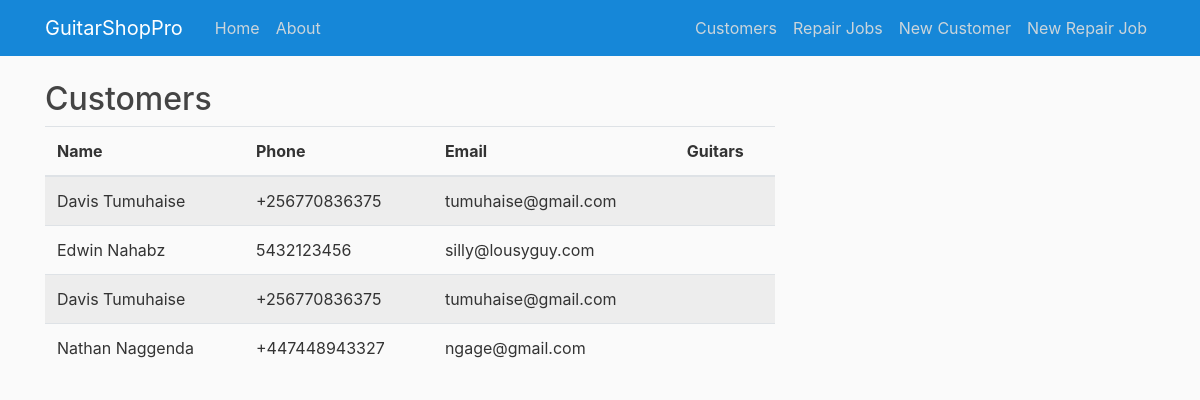
Before: /customers/view with the older database file.
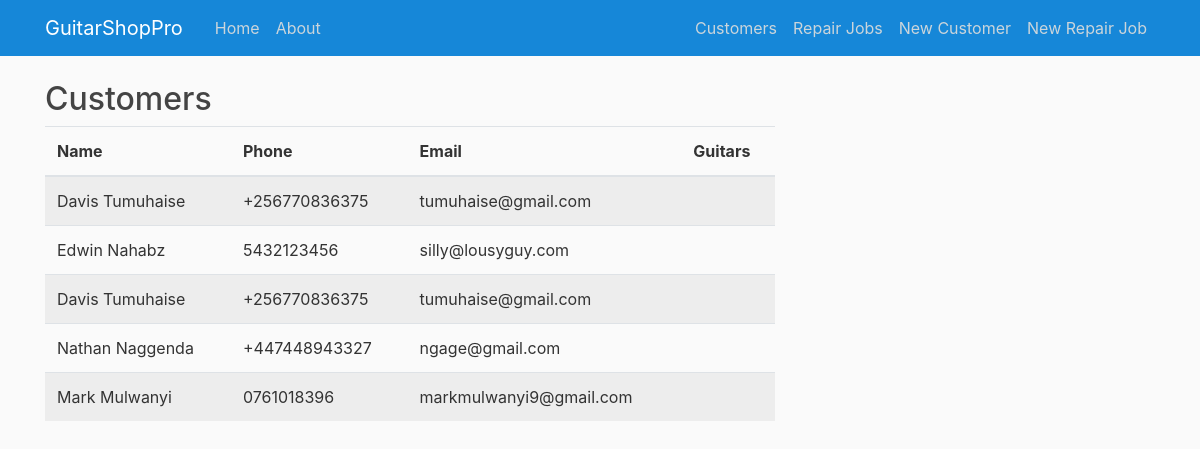
After: the same page with the newer database file.
### app/models.py (models this page shows, shortened)
class Customer(db.Model):
    id = db.Column(db.Integer, primary_key=True)
    firstname = db.Column(db.String(50), nullable=False)
    lastname = db.Column(db.String(50), nullable=False)
    phone = db.Column(db.String(20), nullable=False)
    email = db.Column(db.String(120), nullable=True)
    guitars = db.relationship('Guitar', backref='customer', lazy=True)

### app/routes.py (the view)
@app.route('/customers/view', methods=['GET', 'POST'])
def view_customers():
    customers = Customer.query.all()
    return render_template('view_customers.html', customers=customers)

### app/templates/view_customers.html (shortened to what this page needs)
{% extends 'base.html' %}
{% block content %}
<div class="table-responsive">
    <h2>Customers</h2>
    <table class="table table-striped">
        <thead>
            <tr>
                <th>Name</th>
                <th>Phone</th>
                <th>Email</th>
                <th>Guitars</th>
            </tr>
        </thead>
        <tbody>
            {% for customer in customers %}
            <tr>
                <td>{{ customer.firstname }} {{ customer.lastname }}</td>
                <td>{{ customer.phone }}</td>
                <td>{{ customer.email }}</td>
                <td></td>
            </tr>
            {% endfor %}
        </tbody>
    </table>
</div>
{% endblock content %}

Changed rows visible on the page:
added Customer: firstname "Mark", lastname "Mulwanyi", phone "0761018396", email "markmulwanyi9@gmail.com"
